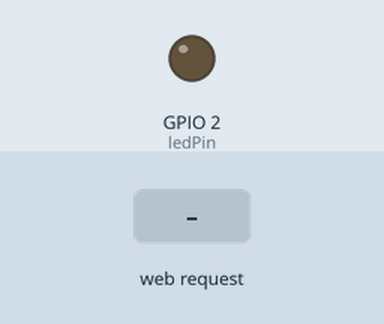
This program was run on a simulated ESP32. Parts: output pins drawn as LEDs (lit = HIGH). The inputs (shaded band) are chosen by the test bench. WiFi joins after 1.5 s; servers stay silent unless stated; not simulated (calls return 0 or success): secrets.h; what the program prints to the serial monitor is not drawn.

Above: at 3.2 s.
3.3 s: HTTP request GET /on received
At 3.6 s:
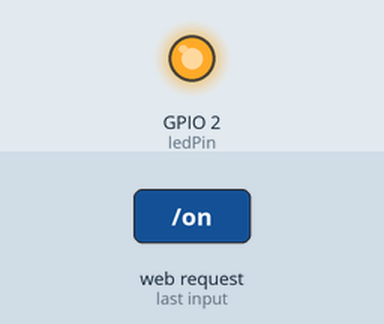
4.8 s: HTTP request GET /off received
At 6.0 s:
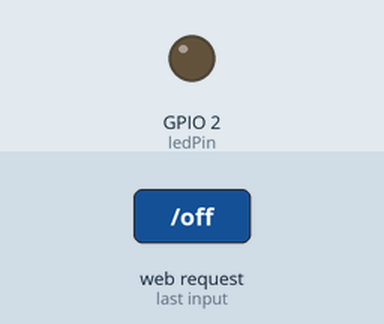
6.3 s: HTTP request GET /send?led=on received
At 7.1 s:
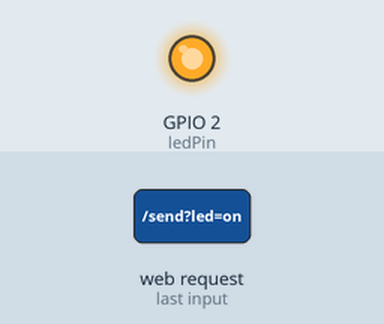
Timing chart, 0 to 9.3 s (numbered marks = the images above; inputs shaded):
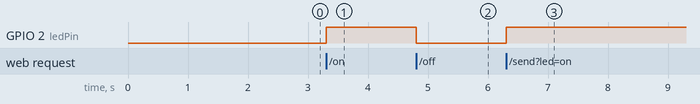

The program:

main.cpp
```cpp
#include <Arduino.h>
#include <WiFi.h>
#include <WebServer.h>
#include "secrets.h"

const int ledPin = 2;
WebServer server(80);

String page()
{
  return "<!DOCTYPE html>"
  "<html>"
  "<head>"
  "<style>"
  "body{background:#f5f5f5;font-family:Arial;text-align:center;}"
  ".container{display:flex;justify-content:center;gap:30px;margin-top:40px;}"
  ".card{background:white;width:300px;padding:20px;border-radius:10px;box-shadow:0 0 10px gray;}"
  "button,input{padding:10px;margin-top:10px;}"
  "input{width:200px;}"
  "</style>"
  "</head>"
  "<body>"
  "<h1>ESP Information</h1>"
  "<div class='container'>"
  "<div class='card'>"
  "<h2>WiFi Networks</h2>"
  "<form action='/scan'>"
  "<button>Scan Networks</button>"
  "</form>"
  "%NETWORKS%"
  "</div>"
  "<div class='card'>"
  "<h2>LED Control</h2>"
  "<form action='/send'>"
  "<input type='text' name='led' placeholder='Type on/off'><br>"
  "<button>Send</button>"
  "</form>"
  "<p>LED is <b>%STATUS%</b></p>"
  "</div>"
  "</div>"
  "</body>"
  "</html>";
}

void handleRoot()
{
  String html = page();
  html.replace("%NETWORKS%", "Click Scan Networks");

  if(digitalRead(ledPin))
    html.replace("%STATUS%","ON");
  else
    html.replace("%STATUS%","OFF");

  server.send(200,"text/html",html);
}

void handleScan()
{
  int n = WiFi.scanNetworks();
  String html = page();
  String list = "";

  for(int i=0; i<n; i++)
  {
    list += WiFi.SSID(i);
    list += " (";
    list += WiFi.RSSI(i);
    list += " dBm)<br>";
  }

  html.replace("%NETWORKS%", list);

  if(digitalRead(ledPin))
    html.replace("%STATUS%", "ON");
  else
    html.replace("%STATUS%", "OFF");

  server.send(200,"text/html",html);
}

void handleSend()
{
  String value = server.arg("led");

  if(value == "on")
    digitalWrite(ledPin, HIGH);
  if(value == "off")
    digitalWrite(ledPin, LOW);

  server.sendHeader("Location","/");
  server.send(303);
}

void handleOn(){
  digitalWrite(ledPin, HIGH);
  server.sendHeader("location", "/");
  server.send(303);
}

void handleOff(){
  digitalWrite(ledPin, LOW);
  server.sendHeader("location", "/");
  server.send(303);
}

void setup()
{
  Serial.begin(115200);
  pinMode(ledPin, OUTPUT);

  WiFi.mode(WIFI_STA);
  WiFi.begin(ssid, password);

  while (WiFi.status() != WL_CONNECTED)
  {
    delay(1000);
    Serial.println("Connecting to WiFi...");
  }

  Serial.println("Connected to WiFi");
  Serial.println(WiFi.localIP());

  server.on("/", handleRoot);
  server.on("/scan", handleScan);
  server.on("/send", handleSend);
  server.on("/on", handleOn);
  server.on("/off", handleOff);

  server.begin();
}

void loop()
{
  server.handleClient();
}
```

Measured:
- after the input at 3.3 s, GPIO 2 (ledPin): LOW → HIGH at once
- after the input at 4.8 s, GPIO 2 (ledPin): HIGH → LOW at once
- after the input at 6.3 s, GPIO 2 (ledPin): LOW → HIGH at once
